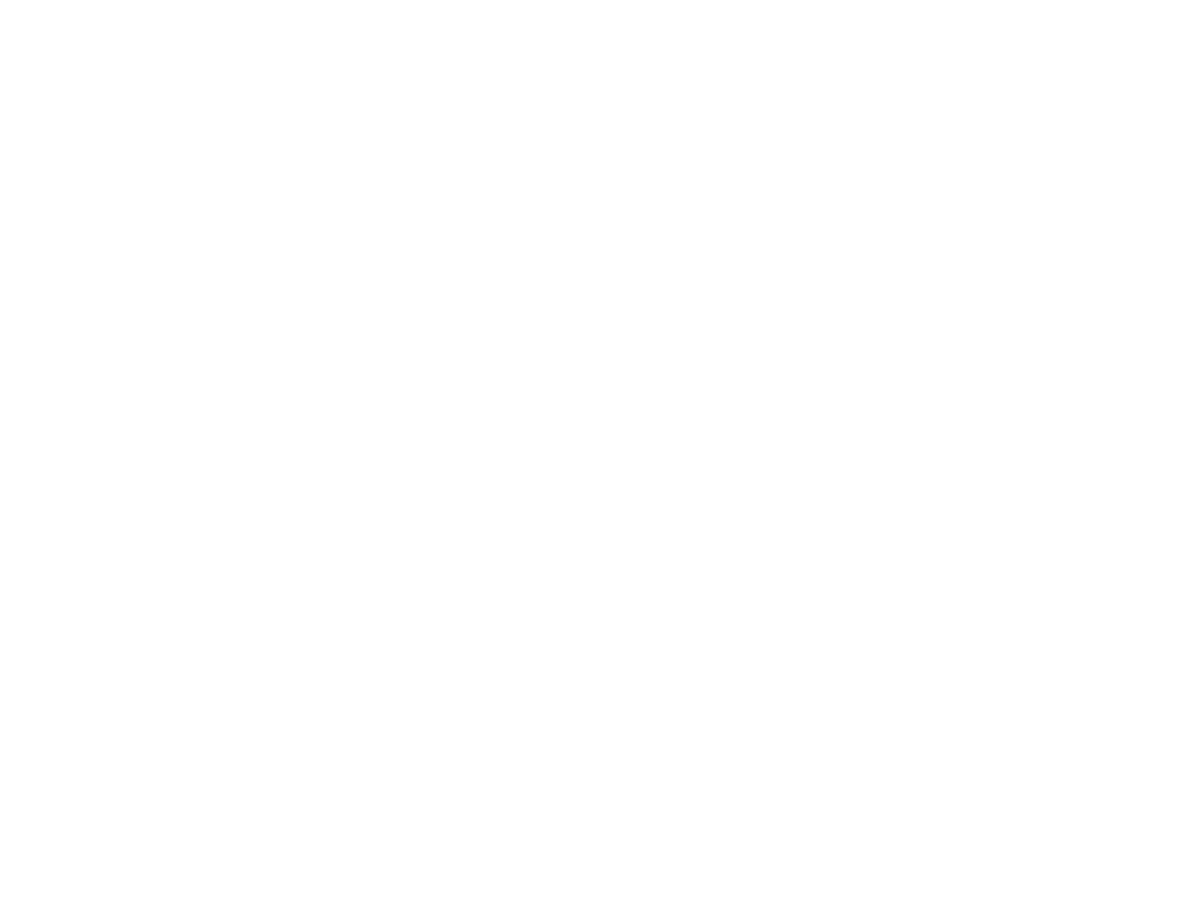
Frame 1 (no input)
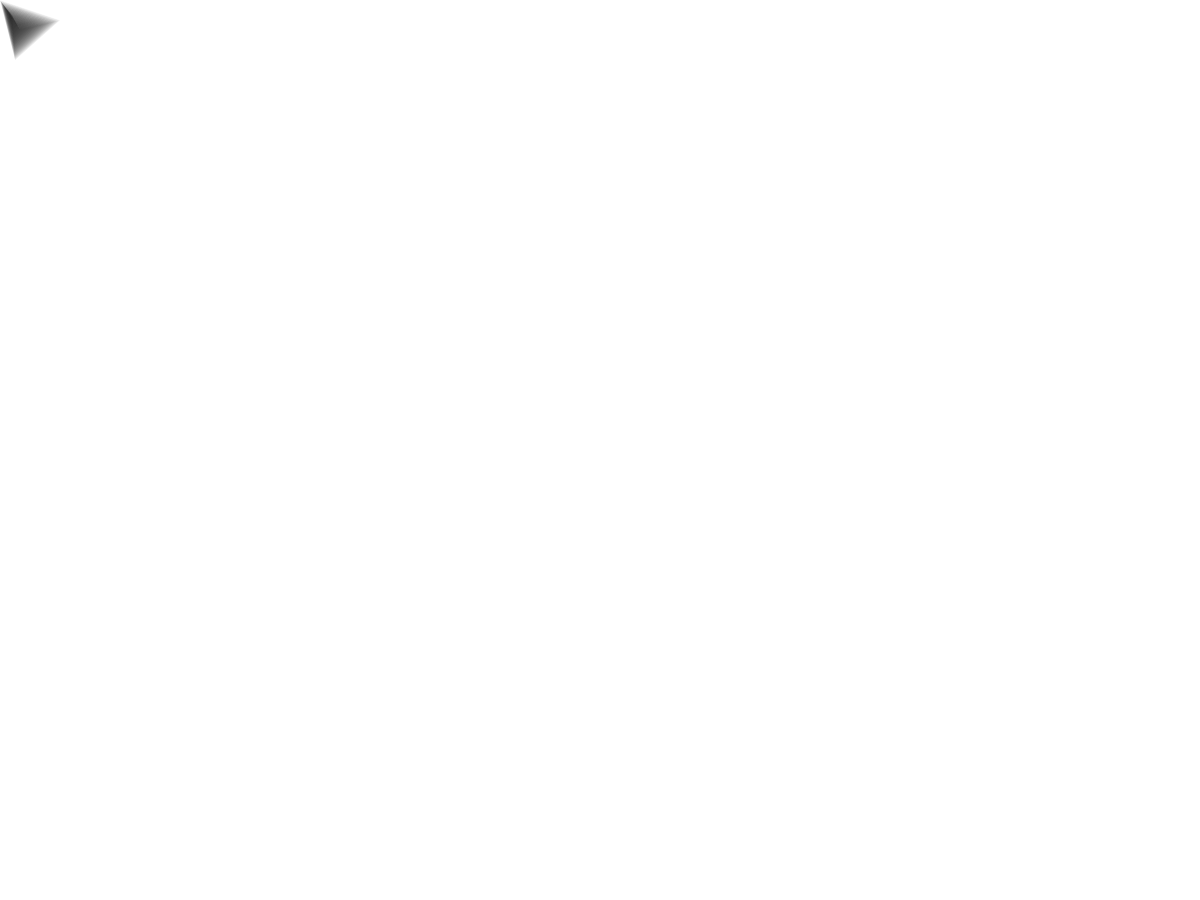
Frame 60 (no input)
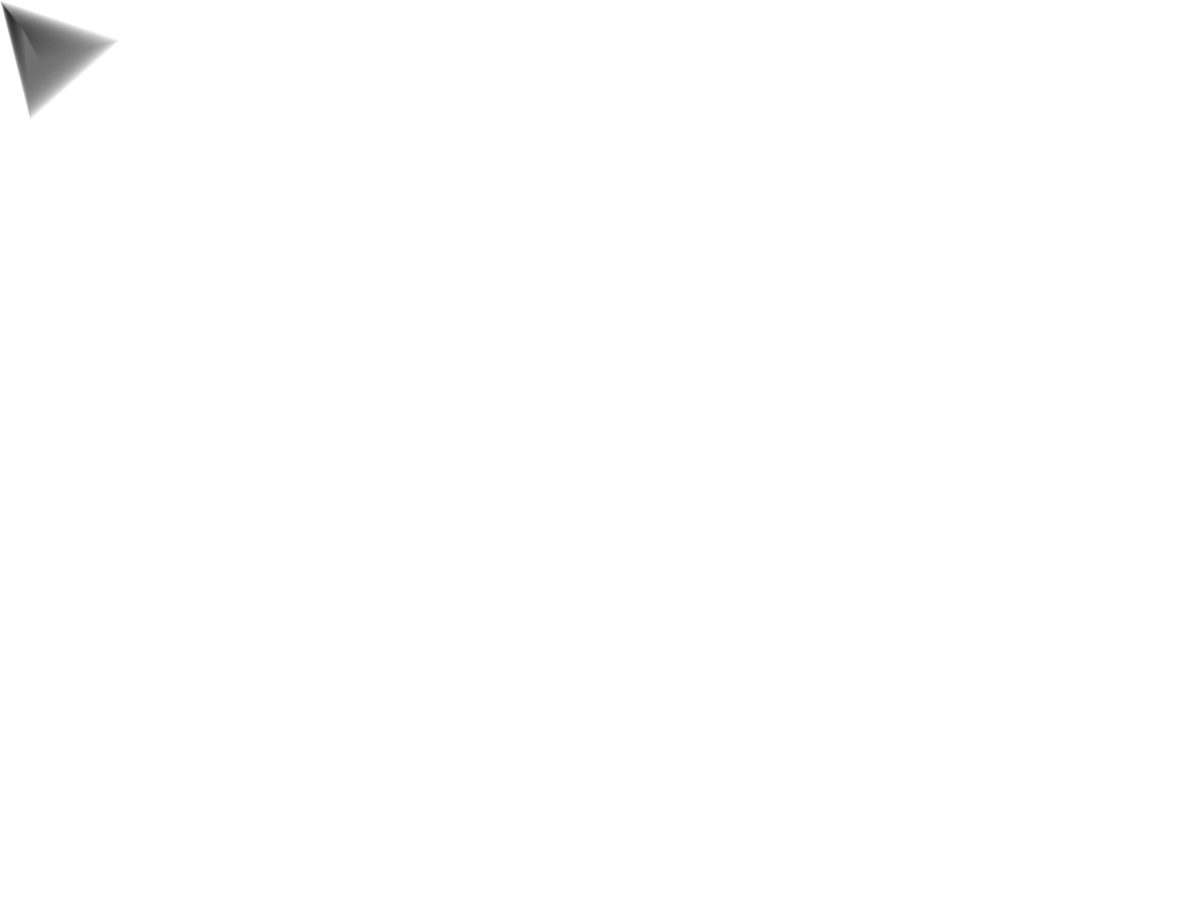
Frame 120 (the mouse pressed at the canvas centre since frame 60)

The p5.js sketch that drew these frames (run headless with seeded random() and noise() and a simulated clock; from frame 60 on, the mouse is pressed at the canvas centre):

// p5.js sketch
// ── sketch.js
/* DN1010 Experimental Interaction, Ashley Hi 2026
 * Week 4 - Generative Drawing
 * p5 Tweets Example
 */

// run one tweet at a time by uncommenting it
// comment it again before running the next one

// Fredrik Oloffson's Tweets

// --002
//i=0;function setup(){createCanvas(1200,900)}function draw(){for(j=0;j<99;)rect(i++%(1199-j++),int(i/99)%(999-j),i%12,j%16)}

// --0004
//s=900,i=j=0;function setup(){createCanvas(s,s);stroke(255,9);fill(9,3)}function draw(){quad(i++,j++,j,i,s-i,i-50,s-j,j);i=(i<<j%4)%1200;j=j%s}

// --0010
//i=0,k=450;function setup(){createCanvas(900,900);textSize(k)}function draw(){translate(k,k);fill(i%1*k/2,60);rotate(i+=+.01);text("@",99,0)}

// --0015
//i=0,s=900;function setup(){createCanvas(s,s);stroke(255,25)}function draw(){fill(i++%89,0,0,127);rect(i%90*9,i%91*9,i*i%92,i*i%93)}

// --0016
i=0,s=900,t=1200;function setup(){createCanvas(t,s);noStroke()}function draw(){fill(i++%256,25);quad(i%t,i/3%s,i/4%t,i%s,i/5%t,i/4%s,i/3%t,i/2%s)}

// --0017
//t=0;function setup(){createCanvas(900,900);background(0);stroke(255,4)}function draw(){translate(450,450);line(sin(t)*421,cos(t++)*400,t%9,t%9)}

// --0022
//j=0;function setup(){createCanvas(1024,768)}function draw(){translate(512,384);i=frameCount;while(i-->1){rect(j++%i,j%i,3,i/9%9);rotate(0.009)}}
